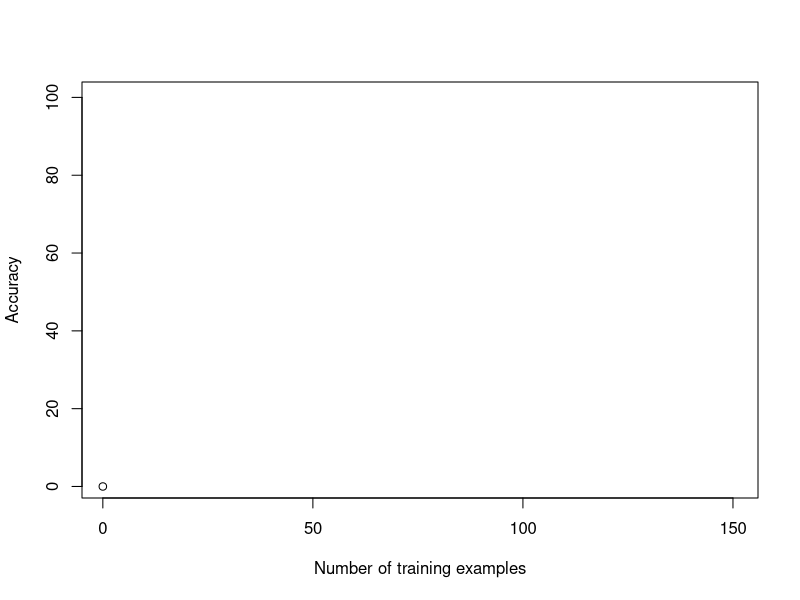

Write R code to recreate this figure. (Note: this script raises an error after producing the figure.)
#trying to implement the DECORATE algorithm in R


setwd("~/Desktop/F/data science/decorate_try")

plot(0,0, xlim=c(1,150), ylim=c(1,100), xlab="Number of training examples", ylab="Accuracy" ,type="b")
#
z=5
while(z<=140)
{
library(rpart)
h=sample(nrow(iris),z)
train=iris[h,]
test=iris[-h,]
actual=test$Species
test$Species=NULL
cases=z
Csize=25
I=50
R=0.8
name=c("setosa","versicolor", "virginica")
normalize<-function(df)
{
  for( i in 1:nrow(df))
  {
    for(j in 1:ncol(df))
    {
      df[i,j]=df[i,j]/sum(df[i,])    
    }
  }
  df
}

inverse_prob<-function(df)
{
  dat=data.frame()
  for( i in 1:nrow(df))
  {
    for(j in 1:ncol(df))
    {
      dat[i,j]=(1/df[i,j])/sum(1/df[i,])    
    }
  }
  dat
}

error<-function(pred)
{
  e=0
  p=apply(pred,1,which.max)
  ans=name[p]
  for (i in 1:cases)
  {
     if(ans[i]==train$Species[i])
       e=e+1
  }
  e
}

generate<-function(mean, std)
{
  size=R*cases
  rand=rnorm(1000,mean,std)
  k=sample(rand,size)
  k
}

new_addition<-function(train)
{
  dat=data.frame()
  dat=generate(mean(train[,1]),sd(train[,1]))
  for(i in 2:(ncol(train)-1))
  {
    dat=cbind(dat,generate(mean(train[,i]),sd(train[,i])))
    dat[,i]
  }
  dat
}

i=1
trials=1

Cstar=rpart(Species~., data=train)
pred=predict(Cstar,train[,1:4], type="prob")
pred.cstar=predict(Cstar,test)
epsilon=error(pred)
#accuracy1=prop.table(table(actual==name[apply(pred,c,1,which.max)]))[2]



while(i<Csize & trials<I)
{
  add=new_addition(train)
  colnames(add)=c("Sepal.Length", "Sepal.Width",  "Petal.Length", "Petal.Width")
  add=as.data.frame(add)
  pred.test=predict(Cstar,add)
  pred.test[pred.test==0]=0.0000001
  
  pred.test=normalize(pred.test)
  pred.test.new=inverse_prob(pred.test)
  p=apply(pred.test.new,1,which.max)
  ans=name[p] 
  add$Species=ans
  train=rbind(train,add)
  
  C=rpart(Species~.,data=train)
  pred.c=predict(C,test)
  p1=apply(pred.c,1,which.max)
  
  #accuracy2=prop.table(table(actual==name[p1]))[2]
  
  #if(accuracy2>accuracy1)
  #{
  #  accuracy1=accuracy2
  #  pred.cstar=(pred.c+pred.cstar)/2
  #}
  
  pred.cstar=(pred.c+pred.cstar)/2
  train=train[1:z,]
  pred1=predict(C,train[,1:4], type="prob")
  #pred2=predict(Cstar,train, type="prob")
  epsilon.star=error(pred1)
  if(epsilon.star<epsilon)
  {
    i=i+1
    epsilon=epsilon.star
  } else
  {
    pred.cstar=2*pred.cstar-pred.c
  }
  trials=trials+1
}

points(z,prop.table(table(actual==name[apply(pred.cstar,1,which.max)]))[2]*100)
z=z+10
}
